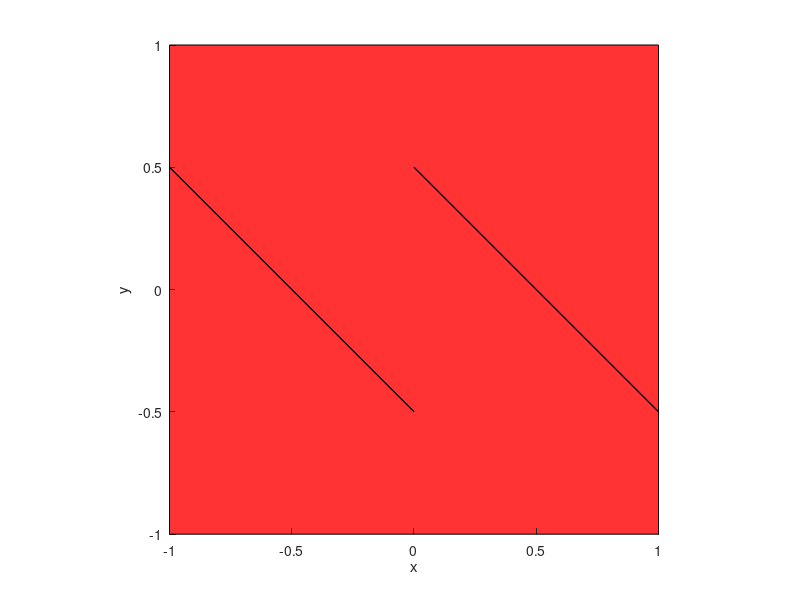
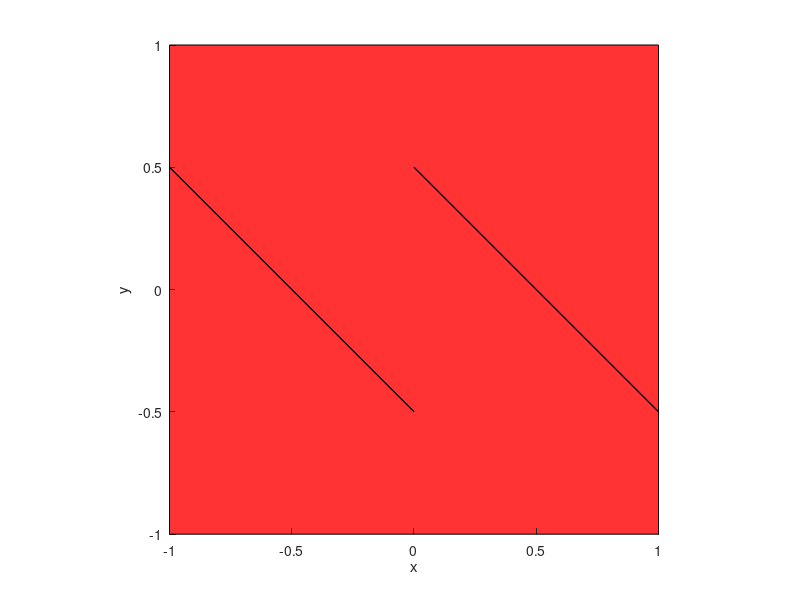

MATLAB code to generate these figures, in order:
function plot_bug
% This function illustrates an unresolved bug in MATLAB's 3-D plotting
% facility (as of Version 7.0.1, R14 SP2), which may affect the results of
% gdc_plot.m

for z=[.1 .05]
    figure
    axis([-1 1 -1 1 -1 1]);
    axis image
    xlabel('x');
    ylabel('y');
    zlabel('z');
    hold on;
    patch_([1;1;-1;-1],[-1;1;1;-1],[0;0;0;0],[1 0 0],'FaceAlpha',0.8);
    patch_([1;0;0;1],[-.5;.5;.5;-.5],[z;z;1;1],[0 1 0],'FaceAlpha',0.8);
    patch_([0;-1;-1;0],[-.5;.5;.5;-.5],[z;z;1;1],[0 1 0],'FaceAlpha',0.8);
end

function patch_(x,y,z,c,s,a);
if 1
    patch(x,y,z,c,s,a);
else
d=0.2;
for j=0:d:1-d/2
    for k=0:d:1-d/2
        patch(...
            [x(1)+j*(x(2)-x(1))+k*(x(4)-x(1));x(1)+(j+d)*(x(2)-x(1))+k*(x(4)-x(1));x(1)+(j+d)*(x(2)-x(1))+(k+d)*(x(4)-x(1));x(1)+j*(x(2)-x(1))+(k+d)*(x(4)-x(1))],...
            [y(1)+j*(y(2)-y(1))+k*(y(4)-y(1));y(1)+(j+d)*(y(2)-y(1))+k*(y(4)-y(1));y(1)+(j+d)*(y(2)-y(1))+(k+d)*(y(4)-y(1));y(1)+j*(y(2)-y(1))+(k+d)*(y(4)-y(1))],...
            [z(1)+j*(z(2)-z(1))+k*(z(4)-z(1));z(1)+(j+d)*(z(2)-z(1))+k*(z(4)-z(1));z(1)+(j+d)*(z(2)-z(1))+(k+d)*(z(4)-z(1));z(1)+j*(z(2)-z(1))+(k+d)*(z(4)-z(1))],...
            c,s,a,'EdgeColor','none');
    end
end
patch(x,y,z,c,'FaceColor','none');
end
